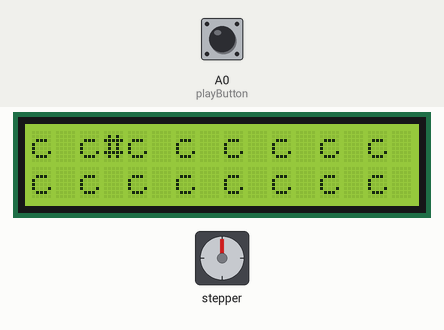
This sketch was run on a simulated Arduino Uno, built with avr-gcc and run on an emulated ATmega328P. Parts: stepper motor, 16×2 character LCD. Wiring (inferred from the names in the program): stepper motor driver (200 steps per turn assumed): step pin 3; direction pin 4. Inputs (shaded band) come from the test bench; at power-on: A0 (playButton) HIGH.

Above: at 0.23 s.
At 1.2 s:
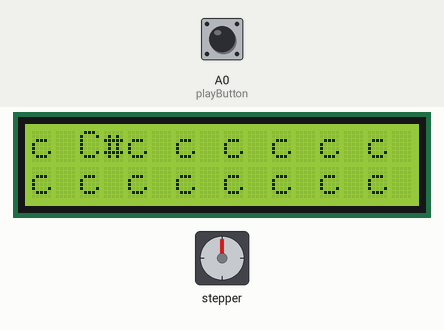
1.3 s: A0 (playButton) pulled LOW for 0.15 s
At 2.0 s:
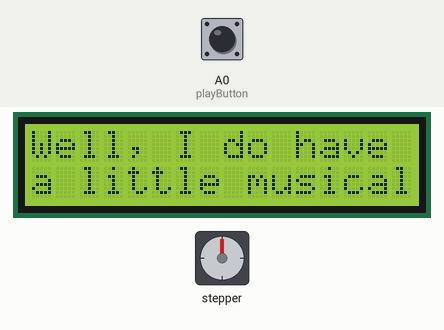
Timing chart, 0 to 65.9 s (numbered marks = the images above; inputs shaded):
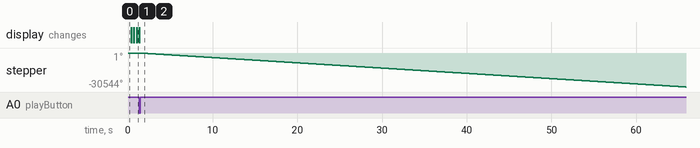

Measured:
- after the input at 1.3 s, stepper: keeps turning counter-clockwise at about 473°/s, starting after 0.05 s; the display: changes at once (image 2)

The sketch:

unobelle.ino
```cpp
#include <Adafruit_MCP23017.h>
#include <LiquidCrystal.h>

#define REST 24
#define LONGNOTE 25

// music-related
int dt = 200;
unsigned long songDt = 400;

// main state control:
// 0 - editing
// 1 - scrolling through Isabelle text
// 2 - playing the song
int state = 0;

// input button setup
Adafruit_MCP23017 mcp;
int playButton = A0;

// LCD setup
int rs = 7;
int en = 8;
int d4 = 9;
int d5 = 10;
int d6 = 11;
int d7 = 12;
LiquidCrystal lcd(rs, en, d4, d5, d6, d7);
byte sharp[8] = {
  B00000,
  B01010,
  B11111,
  B01010,
  B01010,
  B11111,
  B01010,
  B00000
};

// stepper motor setup
int stepPin = 3;
int dirPin = 4;

// dialogue-related
int dialogueState = 0;
String phrases[] = {"Well, I do have ",
                    "a little musical ",
                    "knowledge... ",
                    "Allow me to ",
                    "preview the tune ",
                    "you created!",};

// musical things
int noteDelays[] = {1895, 1787, 1687, 1592, 1503, 1418, 1337, 1263, 1192, 1125, 1062, 1001,
                    945, 891, 842, 794, 750, 707, 667, 629, 595, 561, 529, 500};
String notes[] = {"c ", "c+", "d ", "d+", "e ", "f ", "f+", "g ", "g+", "a ", "a+", "b ", // lower octave
                  "C ", "C+", "D ", "D+", "E ", "F ", "F+", "G ", "G+", "A ", "A+", "B ", // higher octave
                  "--", "  "};  // rest, long note
int maxValidNote = 25;
int song[16] = {0};
int selectedNote = -1;

void printSong() {
  lcd.clear();
  for(int i = 0; i < 8; i++){
    lcd.setCursor(i * 2, 0);
    if (notes[song[i]][1] == '+') {
      lcd.print(notes[song[i]][0]);
      lcd.write(byte(0)); // sharp
    } else {
      lcd.print(notes[song[i]]);
    }

  }
  for(int i = 0; i < 8; i++){
    lcd.setCursor(i * 2, 1);
    if (notes[song[i+8]][1] == '+') {
      lcd.print(notes[song[i+8]][0]);
      lcd.write(byte(0)); // sharp
    } else {
      lcd.print(notes[song[i+8]]);
    }
  }
}

bool pollPlayButton() {
  return digitalRead(playButton) == LOW ? true : false;
}

int pollEditorButtons() {
  for (int i = 0; i < 16; i++) {
    if (mcp.digitalRead(i) == LOW) {
      return i;
    }
  }
  return -1;
}

void updateSong(int index) {
  song[index]++;
  if (song[index] > maxValidNote) {
    song[index] = 0;
  }
  printSong();
}

void dialogue(int dState) {
  if (dState == 5) {  // if we're done reading all the dialogue
    state = 2;
    return;
  }
  lcd.clear();
  lcd.setCursor(0, 0);
  lcd.print(phrases[dState]);
  lcd.setCursor(0, 1);
  lcd.print(phrases[dState + 1]);
}

void playSong() {
  unsigned long startTime = millis();
  int curLen;
  int curNote;
  lcd.clear();
  printSong();
  lcd.cursor();
  for (int i = 0; i < 16; i++) {
    if (i < 8) {
      lcd.setCursor(i * 2, 0);
    } else {
      lcd.setCursor((i - 8) * 2, 1);
    }
    if (song[i] != LONGNOTE) {
      curNote = song[i];
    }
    if (i != 15 && song[i + 1] == LONGNOTE) {
      curLen = songDt;
    } else {
      curLen = songDt / 2;
    }
    while (millis() - startTime < songDt) {
      if (song[i] != REST && millis() - startTime < curLen) {
        digitalWrite(stepPin, HIGH);
        delayMicroseconds(noteDelays[curNote]);
        digitalWrite(stepPin, LOW);
        delayMicroseconds(noteDelays[curNote]);
      }
    }
    startTime = millis();
  }
  lcd.noCursor();
  printSong();
  state = 0;
}

void setup() {
  // debug
  Serial.begin(9600);
  // input setups
  pinMode(playButton, INPUT_PULLUP);
  mcp.begin();
  for (int i = 0; i < 16; i++) {
    mcp.pinMode(i, INPUT);
    mcp.pullUp(i, HIGH);
  }
  // LCD setup
  lcd.begin(16, 2);
  lcd.createChar(0, sharp);
  // stepper motor setup
  pinMode(stepPin, OUTPUT);
  pinMode(dirPin, OUTPUT);
  digitalWrite(dirPin, LOW);
  // state machine initialization (just in case)
  state = 0;
  // print the default song to start
  printSong();
}

void loop() {
  switch (state){
    case 0:  // editor state
      // poll play button and if play button pressed, break
      if (pollPlayButton()) {
        dialogueState = 0;
        dialogue(dialogueState);
        state = 1;
        break;
      }
      // poll editor buttons, update song if needed
      selectedNote = pollEditorButtons();
      if (selectedNote != -1) {
        updateSong(selectedNote);
      }
      break;
    case 1:  // dialogue state
      // poll play button, advance dialogue if needed
      if (pollPlayButton()) {
        dialogueState++;
        dialogue(dialogueState);
      }
      break;
    case 2:  // play song
      playSong();
    default:
      break;
  }
  delay(dt);
}
```
